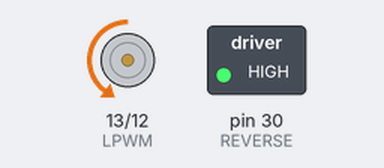
Simulated run of this program. Board: Arduino Mega 2560, built with avr-gcc and run on an emulated ATmega2560. Shown: motor-driver pin pairs drawn as motors (green arrow = first pin HIGH = forward, orange = second pin HIGH = backward, longer = more drive, scaled by the enable pin), switched loads named in the program (green lamp = pin HIGH).

Above: at 0.1 s.
At 10.1 s:
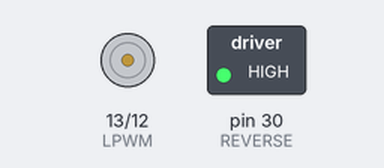
At 18.1 s:
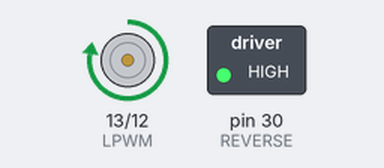
At 38.1 s:
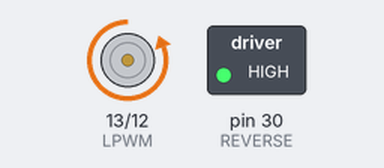
Timing chart, 0 to 39.6 s (numbered marks = the images above):
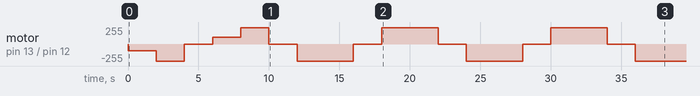

The program:

main.cpp
```cpp
#include <Arduino.h>

const int RPWM = 12; //forward PWM
const int LPWM = 13; // Reverse PWM
const int ENABLE = 28;
const int REVERSE = 30;
void setup() {
  pinMode(RPWM, OUTPUT);
  pinMode(LPWM, OUTPUT);
  pinMode(ENABLE, OUTPUT);
  pinMode(REVERSE, OUTPUT);
  digitalWrite(ENABLE, HIGH); // enable the motor driver
  digitalWrite(REVERSE, HIGH);  // set direction to forward
}

void loop() {
  // put your main code here, to run repeatedly:
  //forward slow
  analogWrite(RPWM, 100);
  analogWrite(LPWM, 0);
  delay(2000);
  //forward fast
  analogWrite(RPWM, 500);
  analogWrite(LPWM, 0);
  delay(2000);
  //stop
  analogWrite(RPWM, 0);
  analogWrite(LPWM, 0);
  delay(2000);
  //backwardslow
  analogWrite(LPWM, 100);
  analogWrite(RPWM, 0);
  delay(2000);
  // backward fast
  analogWrite(LPWM, 500);
  analogWrite(RPWM, 0);
  delay(2000);
  // stop
  analogWrite(LPWM, 0);
  analogWrite(RPWM, 0);
  delay(2000);
}
```

Measured:
- by itself, motor on pin 13 (LPWM) / pin 12 (RPWM): stopped → backward 100/255 at 0.00 s, → backward 255/255 2.0 s later, → stopped 2.0 s later, → forward 100/255 2.0 s later, … (15 changes in this stretch)
